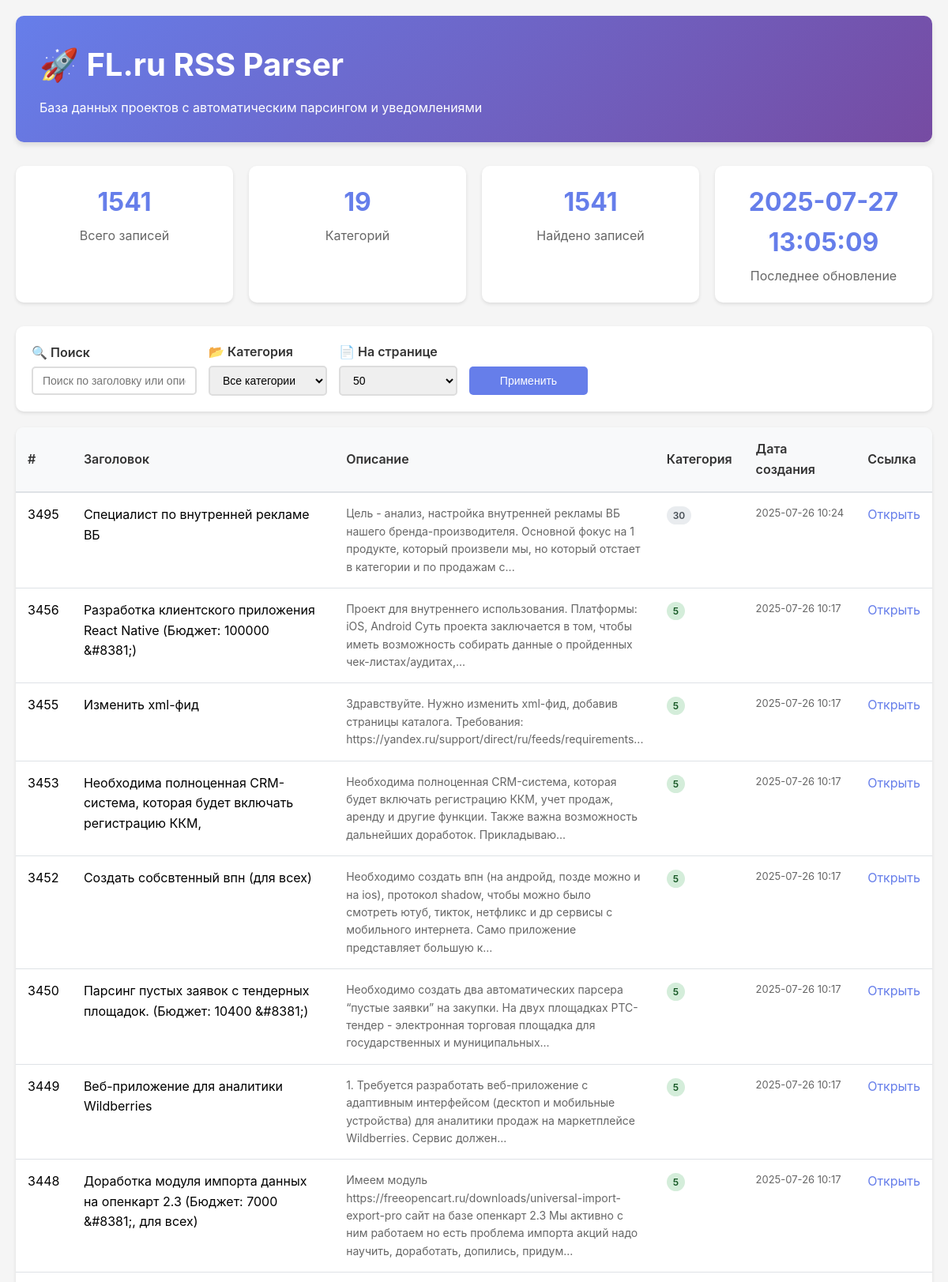
The page /?page=2&category=all&search=&per_page=50 (upper part) on the database its author committed.
### tables this page shows
CREATE TABLE rss_items (
                    id INTEGER PRIMARY KEY AUTOINCREMENT,
                    title TEXT NOT NULL,
                    description TEXT,
                    link TEXT UNIQUE NOT NULL,
                    pub_date TEXT,
                    category INTEGER,
                    created_at TIMESTAMP DEFAULT CURRENT_TIMESTAMP,
                    updated_at TIMESTAMP DEFAULT CURRENT_TIMESTAMP
                );

### viewdatabase.py (the view)
@app.route('/')
def index():
    page = int(request.args.get('page', 1))
    per_page = int(request.args.get('per_page', 50))
    category = request.args.get('category', 'all')
    search = request.args.get('search', '')
    items = web_interface.get_items(page, per_page, category, search)
    total_count = web_interface.get_total_count(category, search)
    categories = web_interface.get_categories()
    statistics = web_interface.get_statistics()
    total_pages = (total_count + per_page - 1) // per_page
    return render_template('index.html',
                         items=items,
                         page=page,
                         per_page=per_page,
                         total_pages=total_pages,
                         total_count=total_count,
                         category=category,
                         search=search,
                         categories=categories,
                         statistics=statistics)

### viewdatabase.py (called while the page is built)
    def get_total_count(self, category=None, search=None):
        query = "SELECT COUNT(*) FROM rss_items WHERE 1=1"
        params = []
        if category and category != 'all':
            query += " AND category = ?"
            params.append(category)
        if search:
            query += " AND (title LIKE ? OR description LIKE ?)"
            params.append(f"%{search}%")
            params.append(f"%{search}%")
        try:
            conn = sqlite3.connect(self.db.db_path)
            cursor = conn.cursor()
            cursor.execute(query, params)
            count = cursor.fetchone()[0]
            conn.close()
            return count
        except Exception as e:
            print(f"Ошибка при подсчете записей: {e}")
            return 0

    def get_categories(self):
        try:
            conn = sqlite3.connect(self.db.db_path)
            cursor = conn.cursor()
            cursor.execute("SELECT DISTINCT category FROM rss_items ORDER BY category")
            categories = [row[0] for row in cursor.fetchall()]
            conn.close()
            return categories
        except Exception as e:
            print(f"Ошибка при получении категорий: {e}")
            return []

### templates/index.html (shortened to what this page needs)
<!DOCTYPE html>
<html lang="ru">
<head>
</head>
<body>
    <div class="container">
        <div class="header">
            <h1>🚀 FL.ru RSS Parser</h1>
            <p>База данных проектов с автоматическим парсингом и уведомлениями</p>
        </div>
        <div class="stats-grid">
            <div class="stat-card">
                <div class="stat-number">{{ statistics.total_items or 0 }}</div>
                <div class="stat-label">Всего записей</div>
            </div>
            <div class="stat-card">
                <div class="stat-number">{{ categories|length }}</div>
                <div class="stat-label">Категорий</div>
            </div>
            <div class="stat-card">
                <div class="stat-number">{{ total_count }}</div>
                <div class="stat-label">Найдено записей</div>
            </div>
            <div class="stat-card">
                <div class="stat-number">{{ statistics.last_update or 'Никогда' }}</div>
                <div class="stat-label">Последнее обновление</div>
            </div>
        </div>
        <div class="filters">
            <form method="GET" class="filters-row">
                <div class="filter-group">
                    <label for="search">🔍 Поиск</label>
                    <input type="text" id="search" name="search" value="{{ search }}"
                           placeholder="Поиск по заголовку или описанию...">
                </div>
                <div class="filter-group">
                    <label for="category">📂 Категория</label>
                    <select id="category" name="category">
                        <option value="all" {% if category == 'all' %}selected{% endif %}>Все категории</option>
                    </select>
                </div>
                <div class="filter-group">
                    <label for="per_page">📄 На странице</label>
                    <select id="per_page" name="per_page">
                        <option value="50" {% if per_page == 50 %}selected{% endif %}>50</option>
                    </select>
                </div>
                <div class="filter-group">
                    <label>&nbsp;</label>
                    <button type="submit" class="btn">Применить</button>
                </div>
            </form>
        </div>
        <div class="table-container">
            <table>
                <thead>
                    <tr>
                        <th style="width: 50px;">#</th>
                        <th style="width: 30%;">Заголовок</th>
                        <th style="width: 35%;">Описание</th>
                        <th style="width: 80px;">Категория</th>
                        <th style="width: 120px;">Дата создания</th>
                        <th style="width: 100px;">Ссылка</th>
                    </tr>
                </thead>
                <tbody>
                    {% for item in items %}
                    <tr>
                        <td>{{ item.id }}</td>
                        <td class="title-cell" onclick="showModal({{ item.id }})">
                            {{ item.title }}
                        </td>
                        <td class="description-cell">
                            {{ item.description }}
                        </td>
                        <td>
                            <span class="category-badge {% if item.category == 5 %}category-5{% endif %}">
                                {{ item.category }}
                            </span>
                        </td>
                        <td class="date-cell">
                            {{ item.created_at[:16] if item.created_at else 'N/A' }}
                        </td>
                        <td class="link-cell">
                            <a href="{{ item.link }}" target="_blank">Открыть</a>
                        </td>
                    </tr>
                    {% else %}
                    <tr>
                        <td colspan="6" style="text-align: center; padding: 40px; color: #666;">
                            📭 Данные отсутствуют. Запустите парсер для загрузки проектов.
                        </td>
                    </tr>
                    {% endfor %}
                </tbody>
            </table>
        </div>
    </div>
</body>
</html>

### templates/index.html (style rules this page uses)
* { margin: 0; padding: 0; box-sizing: border-box; }
body { font-family: -apple-system, BlinkMacSystemFont, 'Segoe UI', Roboto, sans-serif; background-color: #f5f5f5; line-height: 1.6; }
.container { max-width: 1400px; margin: 0 auto; padding: 20px; }
.header { background: linear-gradient(135deg, #667eea 0%, #764ba2 100%); color: white; padding: 30px; border-radius: 10px; margin-bottom: 30px; box-shadow: 0 4px 6px rgba(0,0,0,0.1); }
.header h1 { font-size: 2.5em; margin-bottom: 10px; }
.stats-grid { display: grid; grid-template-columns: repeat(auto-fit, minmax(250px, 1fr)); gap: 20px; margin-bottom: 30px; }
.stat-card { background: white; padding: 20px; border-radius: 10px; box-shadow: 0 2px 4px rgba(0,0,0,0.1); text-align: center; }
.stat-number { font-size: 2em; font-weight: bold; color: #667eea; }
.stat-label { color: #666; margin-top: 5px; }
.filters { background: white; padding: 20px; border-radius: 10px; margin-bottom: 20px; box-shadow: 0 2px 4px rgba(0,0,0,0.1); }
.filters-row { display: flex; gap: 15px; flex-wrap: wrap; align-items: center; }
.filter-group { display: flex; flex-direction: column; min-width: 150px; }
.filter-group label { font-weight: 600; margin-bottom: 5px; color: #333; }
.filter-group input, .filter-group select { padding: 8px 12px; border: 2px solid #ddd; border-radius: 5px; font-size: 14px; }
.btn { background: #667eea; color: white; border: none; padding: 10px 20px; border-radius: 5px; cursor: pointer; font-size: 14px; transition: background 0.3s; }
.table-container { background: white; border-radius: 10px; overflow: hidden; box-shadow: 0 2px 4px rgba(0,0,0,0.1); }
table { width: 100%; border-collapse: collapse; }
th { background: #f8f9fa; padding: 15px; text-align: left; font-weight: 600; color: #333; border-bottom: 2px solid #dee2e6; }
td { padding: 15px; border-bottom: 1px solid #dee2e6; vertical-align: top; }
.category-badge { background: #e9ecef; color: #495057; padding: 4px 8px; border-radius: 15px; font-size: 12px; font-weight: 600; }
.category-5 { background: #d4edda; color: #155724; }
.title-cell { max-width: 300px; cursor: pointer; }
.description-cell { max-width: 400px; color: #666; font-size: 14px; }
.date-cell { white-space: nowrap; font-size: 13px; color: #666; }
.link-cell a { color: #667eea; text-decoration: none; }

### rows shown on the page
rss_items: id "3495", title "Специалист по внутренней рекламе ВБ", description "Цель - анализ, настройка внутренней рекламы ВБ нашего бренда-производителя. Основной фокус на 1 продукте, который произвели мы, но который отстает в категории и по продажам с...", category "30", created_at "2025-07-26 10:24"
rss_items: id "3456", title "Разработка клиентского приложения React Native (Бюджет: 100000 &#8381;)", description "Проект для внутреннего использования. Платформы: iOS, Android Суть проекта заключается в том, чтобы иметь возможность собирать данные о пройденных чек-листах/аудитах,...", category "5", created_at "2025-07-26 10:17"
rss_items: id "3455", title "Изменить xml-фид", description "Здравствуйте. Нужно изменить xml-фид, добавив страницы каталога. Требования: https://yandex.ru/support/direct/ru/feeds/requirements...", category "5", created_at "2025-07-26 10:17"
rss_items: id "3453", title "Необходима полноценная CRM-система, которая будет включать регистрацию ККМ,", description "Необходима полноценная CRM-система, которая будет включать регистрацию ККМ, учет продаж, аренду и другие функции. Также важна возможность дальнейших доработок. Прикладываю...", category "5", created_at "2025-07-26 10:17"
rss_items: id "3452", title "Создать собсвтенный впн (для всех)", description "Необходимо создать впн (на андройд, позде можно и на ios), протокол shadow, чтобы можно было смотреть ютуб, тикток, нетфликс и др сервисы с мобильного интернета. Само приложение представляет большую к...", category "5", created_at "2025-07-26 10:17"
rss_items: id "3450", title "Парсинг пустых заявок с тендерных площадок. (Бюджет: 10400 &#8381;)", description "Необходимо создать два автоматических парсера “пустые заявки” на закупки. На двух площадках РТС-тендер - электронная торговая площадка для государственных и муниципальных...", category "5", created_at "2025-07-26 10:17"
rss_items: id "3449", title "Веб-приложение для аналитики Wildberries", description "1. Требуется разработать веб-приложение с адаптивным интерфейсом (десктоп и мобильные устройства) для аналитики продаж на маркетплейсе Wildberries. Сервис должен...", category "5", created_at "2025-07-26 10:17"
rss_items: id "3448", title "Доработка модуля импорта данных на опенкарт 2.3 (Бюджет: 7000 &#8381;, для всех)", description "Имеем модуль https://freeopencart.ru/downloads/universal-import-export-pro сайт на базе опенкарт 2.3 Мы активно с ним работаем но есть проблема импорта акций надо научить, доработать, допились, придум...", category "5", created_at "2025-07-26 10:17"

### other values the page prints
{{ statistics.total_items or 0 }} "1541"
{{ categories|length }} "19"
{{ total_count }} "1541"
{{ statistics.last_update or 'Никогда' }} "2025-07-27 13:05:09"
